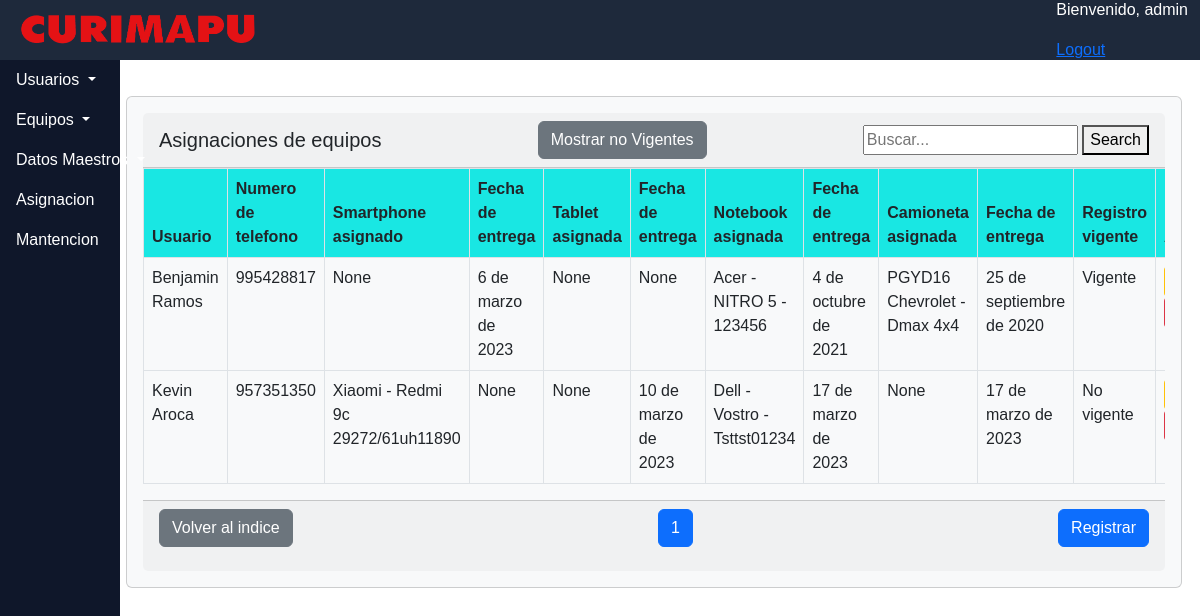
/dashboard/panel_asginacion.html (signed in), run on the app's committed database.
### dashboard/models.py (models this page shows, shortened)
class Asignacion(models.Model):
    usuario = models.ForeignKey(Usuarios, on_delete=models.CASCADE,verbose_name="Trabajador")
    num = models.ForeignKey(Num_telefono, on_delete=models.CASCADE,null=True,blank=True,verbose_name="Numero de telefono")
    smartphone_a = models.ForeignKey(Smartphones, on_delete=models.CASCADE, null=True,blank=True,verbose_name="Smartphone")
    fecha_sma = models.DateField(default= None,null=True,blank=True,verbose_name="Fecha de entrega")
    tablet_a = models.ForeignKey(Tablets, on_delete=models.CASCADE,null=True,blank=True,verbose_name="Tablet")
    fecha_ta = models.DateField(default= None,null=True,blank=True,verbose_name="Fecha de entrega")
    notebook_a = models.ForeignKey(Notebooks, on_delete=models.CASCADE,null=True,blank=True,verbose_name="Notebook")
    fecha_nt = models.DateField(default= None,null=True,blank=True,verbose_name="Fecha de entrega")
    camionetas_a =models.ForeignKey(Camionetas, on_delete=models.CASCADE,null=True,blank=True,verbose_name="Camioneta")
    fecha_cm = models.DateField(default= None,null=True,blank=True,verbose_name="Feha de entrega")
    vigente = models.BooleanField(help_text='marcar si es la asignacion actual del usuario.') #registro actual, si / no)

class  Usuarios(models.Model): #Editar Views and Forms.
    rut = models.CharField(max_length=10, null=False, blank=False, unique=True)
    nombre = models.CharField(max_length=30, null=False)
    apellido = models.CharField(max_length=20, null=False)
    correo = models.EmailField(max_length=50,null=True, blank=True)
    empresa = models.CharField(max_length=20)
    gerente = models.CharField(max_length=20)
    centro_de_costo = models.CharField(choices=listado_centrosdecostos, max_length=30, verbose_name='Centro de Costo')
    def __str__(self):
        return u"{} {}".format(
            self.nombre,
            self.apellido
        )
    class Meta:
        verbose_name = "Trabajadores"
        ordering = ['nombre']

class Num_telefono(models.Model):
    numero_tel = models.CharField(max_length=9,null=True,blank=True,unique=True,verbose_name="Numero")
    activo = models.BooleanField(verbose_name="contratado") #numero activo o dado de baja
    def __str__(self):
        return self.numero_tel
    class Meta:
        verbose_name = "Telefono"

class Notebooks(models.Model):
    serie_notebook = models.CharField(unique=True,max_length=25)
    modelo_notebook = models.ForeignKey(Modelos,on_delete=models.CASCADE)
    estado_notebook = models.BooleanField()
    fecha_compra_notebook = models.DateField(help_text='Fecha en la que se recepciona el equipo en la empresa')
    mantencion_notebook = models.DateField(help_text="Fecha de la ultima mantecion")
    valor_notebook = models.IntegerField(help_text='Por favor inserte el valor en CLP')
    observaciones_notebook = models.CharField(max_length=100, blank=True)
    nram = models.IntegerField(verbose_name='Memoria Ram')
    nhdd = models.IntegerField(verbose_name='HDD',help_text='Por favor marcar 0 si no tiene HDD')
    nssd = models.IntegerField(verbose_name='SSD',help_text='Por favor marcar 0 si no tiene SSD')
    def __str__(self):
        return str (u"{} - {}").format(
            self.modelo_notebook,
            self.serie_notebook,
        )
    class Meta:
        ordering = ['modelo_notebook']

class Modelos(models.Model):
    m_marca = models.ForeignKey(Marca,on_delete=models.CASCADE,verbose_name='Marca')
    m_param = models.ForeignKey(ParamTipo,on_delete=models.CASCADE,verbose_name='Tipo')
    m_modelo = models.CharField(max_length=50,unique=True,verbose_name='Modelo')
    m_procesador = models.ForeignKey(Procesador,default="01",on_delete=models.SET_DEFAULT,help_text="Por favor marcar 'No aplica' para las camionetas"
                                     ,verbose_name='Procesador')
    def __str__(self):
        return str(u"{} - {}").format(
            self.m_marca,
            self.m_modelo,
        )
    class Meta:
        ordering = ['m_marca']

class Marca(models.Model):
    marca = models.CharField(max_length=20, unique= True)
    def __str__(self):
        return self.marca

class Camionetas(models.Model):
    patente = models.CharField(max_length=20,unique=True)
    modelo_camioneta = models.ForeignKey(Modelos,on_delete=models.CASCADE)
    mantencion = models.DateField()
    observaciones_camionetas = models.CharField(max_length=100)
    disponible = models.BooleanField()
    modalidad = models.CharField(choices=listado_modalidades,max_length=20,verbose_name='listado modalidades')
    vin = models.CharField(max_length=20,unique=True)
    kilometraje = models.IntegerField()
    fecha_recepcion = models.DateField(null=True,blank=True)
    fecha_entrega = models.DateField(null=True,blank=True)
    def __str__(self):
        return (u"{} {}").format(
            self.patente,
            self.modelo_camioneta,
        )
    class Meta:
        ordering = ['patente']

class Smartphones(models.Model):
    serie_smartphone = models.CharField(unique=True,max_length=25)
    modelo_smartphone = models.ForeignKey(Modelos,on_delete=models.CASCADE)
    imei1 = models.CharField(max_length=20,unique=True,)
    imei2 = models.CharField(max_length=20,unique = True, null=True,blank=True)
    estado_telefono = models.BooleanField()
    fecha_compra_telefono = models.DateField(help_text='Fecha en la que se recepciona el equipo en la empresa')
    valor_telefono = models.IntegerField(help_text='Por favor inserte el valor en CLP')
    observaciones_telefonos = models.CharField(max_length=100,blank=True) #pantalla rota, con mica, etc.
    sram = models.IntegerField(verbose_name='Memoria Ram')
    def __str__(self):
        return str(u"{} {}").format(
            self.modelo_smartphone,
            self.serie_smartphone,
        )
    class Meta:
        ordering = ['modelo_smartphone']

### dashboard/views.py (the view, shortened to what this page needs)
# urls.py: path('panel_asginacion.html',panel_asignacion.as_view(),name ='panel_asignacion'),
@method_decorator(login_required, name='dispatch' )
class panel_asignacion(ListView):
    context_object_name = 'panel_asignacion'
    template_name = 'dashboard/panel_asignacion.html'
    paginate_by = 20
    search_form = SearchForm
    def get_queryset(self):
        queryset = Asignacion.objects.order_by('usuario')
        query = self.request.GET.get('query')
        show_vigente = self.request.GET.get('show_vigente', 'true').lower() == 'true'
        queryset = queryset.filter(vigente=show_vigente)
        return queryset
    def get_context_data(self, **kwargs):
        context = super(panel_asignacion, self).get_context_data(**kwargs)
        get_vigente_display = lambda asignacion: 'Vigente' if asignacion.vigente else 'No vigente'
        vigente_display_list = [get_vigente_display(asignacion) for asignacion in context['panel_asignacion']]
        context['vigente_display_list'] = vigente_display_list
        context['search_form'] = self.search_form(self.request.GET or None)
        context['show_vigente'] = self.request.GET.get('show_vigente', 'true').lower() == 'true'
        return context

### dashboard/forms.py
class SearchForm(forms.Form):
    query = forms.CharField(label='', widget=forms.TextInput(attrs={'placeholder': 'Buscar...'}))

### dashboard/templates/dashboard/panel_asignacion.html (shortened to what this page needs)
{% extends "dashboard/base.html" %}
{% load crispy_forms_tags %}
{% load static %}
{% block content %}
<div class="card text-dark bg-light mb-3">
  <div class="card-body">
    <div class="card-header d-flex justify-content-between align-items-center">
      <h5 class="mb-0">Asignaciones de equipos</h5>
      <a href="?show_vigente={% if show_vigente %}false{% else %}true{% endif %}" class="btn btn-secondary">{% if show_vigente %}Mostrar no Vigentes{% else %}Mostrar Vigentes{% endif %}</a>
      <form method="GET" class="search-form">
        <input type="text" name="query" value="{{ search_form.value }}" placeholder="Buscar...">
        <button type="submit">Search</button>
    </form>
    </div>
      <div class="table-responsive" style="max-height: calc(100vh - 270px); overflow-y: auto;">
        <table class="table table-hover table-bordered">
            <thead style="background-color: rgb(25, 231, 227);">
            <tr>
                <th>Usuario</th>
                <th>Numero de telefono</th>
                <th>Smartphone asignado</th>
                <th>Fecha de entrega</th>
                <th>Tablet asignada</th>
                <th>Fecha de entrega</th>
                <th>Notebook asignada</th>
                <th>Fecha de entrega</th>
                <th>Camioneta asignada</th>
                <th>Fecha de entrega</th>
                <th>Registro vigente</th>
                <th>Acciones</th>
            </tr>
        </thead>
        <tbody>
            {% for Asignacion in object_list %}
            <tr class="table-hover">
                <td>{{ Asignacion.usuario }}</td>
                <td>{{ Asignacion.num }}</td>
                <td>{{ Asignacion.smartphone_a }}</td>
                <td>{{ Asignacion.fecha_sma }}</td>
                <td>{{ Asignacion.tablet_a }}</td>
                <td>{{ Asignacion.fecha_ta }}</td>
                <td>{{ Asignacion.notebook_a }}</td>
                <td>{{ Asignacion.fecha_nt }}</td>
                <td>{{ Asignacion.camionetas_a }}</td>
                <td>{{ Asignacion.fecha_cm }}</td>
                <td>
                  {% if Asignacion.vigente %}
                      Vigente
                  {% else %}
                      No vigente
                  {% endif %}
              </td>
                <td><a href="{% url "dashboard:editasg" Asignacion.pk %}" class="btn btn-warning btn-sm">Editar</a>
                </td>
            </tr>
            {% endfor %}
        </tbody>
    </table>
</div>
<div class="card-footer">
<div class="pagination d-flex justify-content-between">
  <p>
    <a href="{% url "dashboard:index" %}" class="btn btn-secondary">Volver al indice</a>
</p>
  <ul class="pagination">
    {% for num in page_obj.paginator.page_range %}
      {% if page_obj.number == num %}
        <li class="page-item active"><a class="page-link" href="?page={{ num }}">{{ num }}</a></li>
      {% elif num > page_obj.number|add:'-3' and num < page_obj.number|add:'3' %}
        <li class="page-item"><a class="page-link" href="?page={{ num }}">{{ num }}</a></li>
      {% endif %}
    {% endfor %}
  </ul>
    <p>
        <button type="button" class="btn btn-primary" onclick="location.href='{% url 'dashboard:newasg' %}'">Registrar</button>
    </p>
</div>
</div>
</div>
{% endblock %}

### dashboard/templates/dashboard/base.html (shortened to what this page needs)
<!DOCTYPE html>
<html lang="es">
<html>
    <head>
        {% load static %}
            <link href="
            https://cdn.jsdelivr.net/npm/bootstrap@5.2.3/dist/css/bootstrap.min.css
            " rel="stylesheet">
    </head>
<body>
    <header>
        {% block header %}
        <nav class="navbar navbar-expand-lg navbar-dark fixed-top" style="background-color: rgb(30 41 59); z-index:2;">
            <div class="container-fluid">
                <a class="navbar-brand" href="{% url "dashboard:index" %}">
                        <img src="{% static '/img/logocurimapu.png' %}" alt="Curimapu" width="250px" height="40px">
                </a>
                <div class ="d-flex justify-content-between">
                  <div class = "ml-auto">
                  <p style="color: white;">Bienvenido, {{ request.user.username }}</p>
                  <a href="{% url 'dashboard:logout' %}">Logout</a>
                </div>
              </div>
                </div>
        </nav>
        {% endblock %}
    </header>
    {% block side %}
    <div class="sidebar">
      <ul class="nav flex-column">
        <li class="nav-item dropdown">
          <a class="nav-link dropdown-toggle" href="#" id="usuariosDropdown" role="button" data-bs-toggle="dropdown" aria-expanded="false">
            Usuarios
          </a>
        </li>
        <li class="nav-item dropdown">
          <a class="nav-link dropdown-toggle" href="#" id="equiposDropdown" role="button" data-bs-toggle="dropdown" aria-expanded="false">
            Equipos
          </a>
        </li>
        <li class="nav-item dropdown">
          <a class="nav-link dropdown-toggle" href="#" id="datosMaestrosDropdown" role="button" data-bs-toggle="dropdown" aria-expanded="false">
            Datos Maestros
          </a>
        </li>
        <li class="nav-item">
          <a class="nav-link" href="{% url "dashboard:panel_asignacion" %}">Asignacion</a>
        </li>
        <li class="nav-item">
          <a class="nav-link" href="{% url "dashboard:panel_mantencion" %}">Mantencion</a>
        </li>
      </ul>
    </div>
    {% endblock %}
    <main>
        {% block content %}{% endblock %}
    </main>
</body>
</html>

### dashboard/templates/dashboard/base.html (style rules this page uses)
body { font-family: 'OpenSans-Light', sans-serif; }
.sidebar { width: 12.5%; background-color: rgb(15, 23, 42); height: 100dvh; position: fixed; width: 10%; top: 1; left: 0; z-index: 1; }
.navbar { position: fixed; top: 0; left: 0%; width: 100%; height: 60px; z-index: 1; }
.nav-link { color: #fff; }
main { margin-top: 60px; margin-left: 10.5%; width: 88%; padding-top: 20px; z-index: 1; }

### data on the page
Asignacion: usuario "Benjamin Ramos", num "995428817", smartphone_a "None", fecha_sma "6 de marzo de 2023", tablet_a "None", fecha_ta "None", notebook_a "Acer - NITRO 5 - 123456", fecha_nt "4 de octubre de 2021", camionetas_a "PGYD16 Chevrolet - Dmax 4x4", fecha_cm "25 de septiembre de 2020", vigente "Vigente"
Asignacion: usuario "Kevin Aroca", num "957351350", smartphone_a "Xiaomi - Redmi 9c 29272/61uh11890", fecha_sma "None", tablet_a "None", fecha_ta "10 de marzo de 2023", notebook_a "Dell - Vostro - Tsttst01234", fecha_nt "17 de marzo de 2023", camionetas_a "None", fecha_cm "17 de marzo de 2023", vigente "No vigente"

### other printed values
{{ request.user.username }} "admin"
{{ num }} "1"
